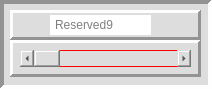
      <widget class="QFrame" name="frame_265">
       <property name="minimumSize">
        <size>
         <width>212</width>
         <height>89</height>
        </size>
       </property>
       <property name="styleSheet">
        <string notr="true">background-color: rgb(221, 221, 221);</string>
       </property>
       <property name="frameShape">
        <enum>QFrame::Panel</enum>
       </property>
       <property name="frameShadow">
        <enum>QFrame::Sunken</enum>
       </property>
       <property name="lineWidth">
        <number>4</number>
       </property>
       <property name="midLineWidth">
        <number>0</number>
       </property>
       <widget class="QFrame" name="frame_266">
        <property name="geometry">
         <rect>
          <x>10</x>
          <y>40</y>
          <width>191</width>
          <height>37</height>
         </rect>
        </property>
        <property name="styleSheet">
         <string notr="true"/>
        </property>
        <property name="frameShape">
         <enum>QFrame::Panel</enum>
        </property>
        <property name="frameShadow">
         <enum>QFrame::Raised</enum>
        </property>
        <property name="lineWidth">
         <number>3</number>
        </property>
        <widget class="QScrollBar" name="horizontalScrollBar_92">
         <property name="geometry">
          <rect>
           <x>10</x>
           <y>10</y>
           <width>171</width>
           <height>17</height>
          </rect>
         </property>
         <property name="minimumSize">
          <size>
           <width>171</width>
           <height>17</height>
          </size>
         </property>
         <property name="maximumSize">
          <size>
           <width>171</width>
           <height>17</height>
          </size>
         </property>
         <property name="styleSheet">
          <string notr="true"> border: 1px solid red</string>
         </property>
         <property name="orientation">
          <enum>Qt::Horizontal</enum>
         </property>
        </widget>
       </widget>
       <widget class="QFrame" name="frame_267">
        <property name="geometry">
         <rect>
          <x>10</x>
          <y>10</y>
          <width>191</width>
          <height>30</height>
         </rect>
        </property>
        <property name="frameShape">
         <enum>QFrame::Panel</enum>
        </property>
        <property name="frameShadow">
         <enum>QFrame::Raised</enum>
        </property>
        <property name="lineWidth">
         <number>3</number>
        </property>
        <property name="midLineWidth">
         <number>0</number>
        </property>
        <widget class="QLineEdit" name="lineEdit_92">
         <property name="geometry">
          <rect>
           <x>40</x>
           <y>5</y>
           <width>101</width>
           <height>20</height>
          </rect>
         </property>
         <property name="minimumSize">
          <size>
           <width>101</width>
           <height>20</height>
          </size>
         </property>
         <property name="maximumSize">
          <size>
           <width>101</width>
           <height>20</height>
          </size>
         </property>
         <property name="styleSheet">
          <string notr="true">QLineEdit {
 border: 3px solid wHITE;
	background-color: rgb(255, 255, 255);
}</string>
         </property>
         <property name="placeholderText">
          <string>Reserved9</string>
         </property>
        </widget>
       </widget>
      </widget>
